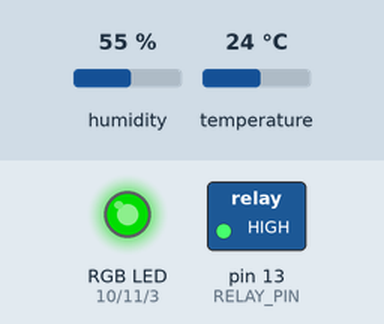
Recording of a sketch running on a simulated Arduino Uno, built with avr-gcc and run on an emulated ATmega328P. Parts: switched loads named in the sketch (green lamp = pin HIGH), an RGB LED mixed from three pins (HIGH = lit). The inputs (shaded band) are chosen by the test bench; at power-on: humidity 55 %, temperature 24 °C. Dim RGB values are drawn brighter than linear.

Above: at 2.8 s.
2.9 s: humidity set to 44 %
5.6 s: humidity set to 41 %
At 6.5 s:
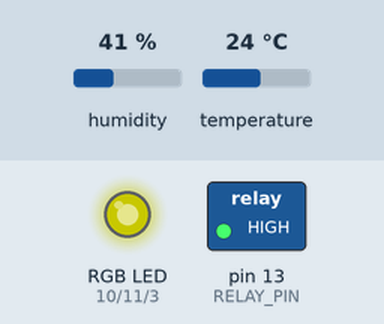
8.3 s: humidity set to 38 %
At 10.3 s:
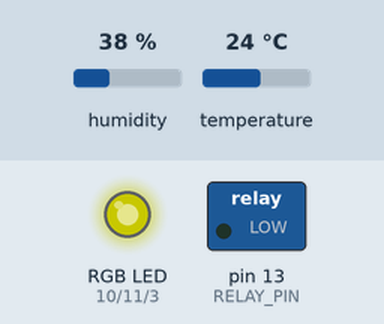
11.5 s: humidity set to 68 %
At 13.5 s:
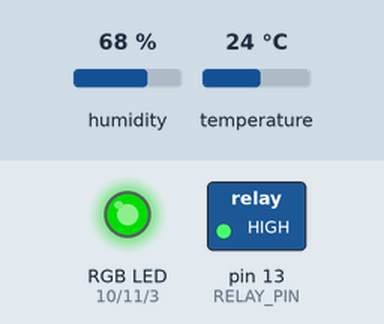
14.2 s: humidity set to 22 %
At 17.3 s:
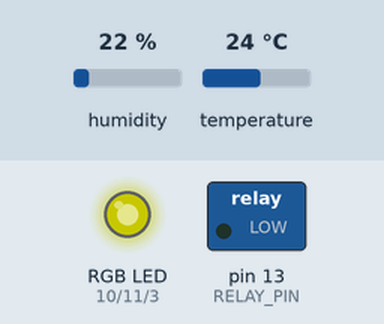
17.6 s: humidity set to 88 %
At 19.3 s:
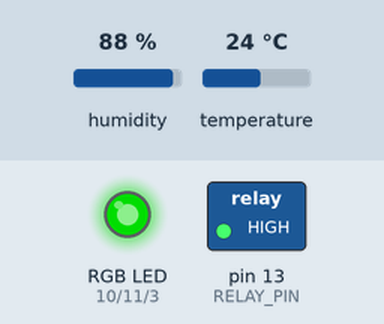
Timing chart, 0 to 20.8 s (numbered marks = the images above; inputs shaded):
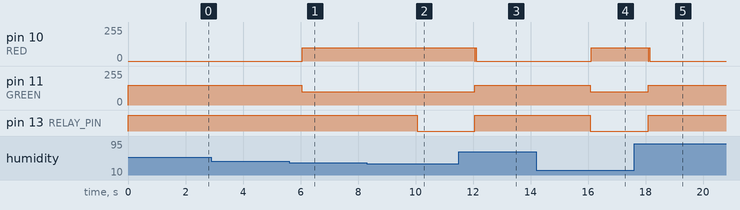

Measured:
- the behaviour switches between 43 and 42 % on humidity (found by bisection; images 0 and 1)
- the behaviour switches between 40 and 39 % on humidity (found by bisection; images 1 and 2)
- after the input at 5.6 s, pin 10 (RED): 0/255 → 100/255 after 0.47 s; pin 11 (GREEN): 150/255 → 100/255 after 0.44 s
- after the input at 8.3 s, pin 13 (RELAY_PIN): HIGH → LOW after 1.8 s
- after the input at 11.5 s, pin 10 (RED): 100/255 → 0/255 after 0.56 s; pin 11 (GREEN): 100/255 → 150/255 after 0.56 s; pin 13 (RELAY_PIN): LOW → HIGH after 0.56 s
- after the input at 14.2 s, pin 10 (RED): 0/255 → 100/255 after 1.9 s; pin 11 (GREEN): 150/255 → 100/255 after 1.9 s; pin 13 (RELAY_PIN): HIGH → LOW after 1.9 s
- after the input at 17.6 s, pin 10 (RED): 100/255 → 0/255 after 0.49 s; pin 11 (GREEN): 100/255 → 150/255 after 0.49 s; pin 13 (RELAY_PIN): LOW → HIGH after 0.50 s

The sketch:

Humidity_Sensor.ino
```cpp
#include <avr/wdt.h>
#include <DHT.h>;

#define RED 10
#define GREEN 11
#define BLUE 3
#define BUTTON_PIN 2
#define DHTPIN 12
#define RELAY_PIN 13
#define DHTTYPE DHT22   // DHT 22  (AM2302)

DHT dht(DHTPIN, DHTTYPE); //// Initialize DHT sensor for normal 16mhz Arduino

unsigned long button_time = 0;
unsigned long last_button_time = 0;
unsigned long humid_measure_time = 0;
float hum;
int mode = 1;

void setup()
{
   wdt_enable(WDTO_8S);

   pinMode(BUTTON_PIN, INPUT);
   digitalWrite(BUTTON_PIN, HIGH);

   pinMode(RED, OUTPUT);
   pinMode(GREEN, OUTPUT);
   pinMode(BLUE, OUTPUT);
   pinMode(RELAY_PIN, OUTPUT);

   dht.begin();
   hum = dht.readHumidity();

   attachInterrupt(digitalPinToInterrupt(BUTTON_PIN), buttonPress, LOW);
}

void loop()
{
   if(mode == 0){
      analogWrite(RED, 0);
      analogWrite(GREEN, 0);
      analogWrite(BLUE, 150);
      detachInterrupt(digitalPinToInterrupt(BUTTON_PIN));
      delay(5);
      digitalWrite(RELAY_PIN, LOW);
      delay(5);
      attachInterrupt(digitalPinToInterrupt(BUTTON_PIN), buttonPress, LOW);
   }else if(mode == 1){

      analogWrite(RED, 100);
      analogWrite(GREEN, 100);
      analogWrite(BLUE, 0);

      if (hum > 42.0){
         analogWrite(RED, 0);
         analogWrite(GREEN, 150);
         analogWrite(BLUE, 0);
         detachInterrupt(digitalPinToInterrupt(BUTTON_PIN));
         delay(5);
         digitalWrite(RELAY_PIN, HIGH);
         delay(5);
         attachInterrupt(digitalPinToInterrupt(BUTTON_PIN), buttonPress, LOW);
      }else if((hum < 40.0) || (isnan(hum))){
         analogWrite(RED, 100);
         analogWrite(GREEN, 100);
         analogWrite(BLUE, 0);
         detachInterrupt(digitalPinToInterrupt(BUTTON_PIN));
         delay(5);
         digitalWrite(RELAY_PIN, LOW);
         delay(5);
         attachInterrupt(digitalPinToInterrupt(BUTTON_PIN), buttonPress, LOW);
      }
   }else if(mode == 2){
      analogWrite(RED, 100);
      analogWrite(GREEN, 0);
      analogWrite(BLUE, 200);
      detachInterrupt(digitalPinToInterrupt(BUTTON_PIN));
      delay(5);
      digitalWrite(RELAY_PIN, HIGH);
      delay(5);
      attachInterrupt(digitalPinToInterrupt(BUTTON_PIN), buttonPress, LOW);
   }

   if(millis() - humid_measure_time > 2000){
      hum = dht.readHumidity();
      humid_measure_time = millis();
   }

   wdt_reset();
}

void buttonPress()
{
   button_time = millis();

   if (button_time - last_button_time > 75){
      if(mode >= 2){
         mode = 0;
      }else{
         mode++;
      }
   }
   last_button_time = button_time;
}
```
